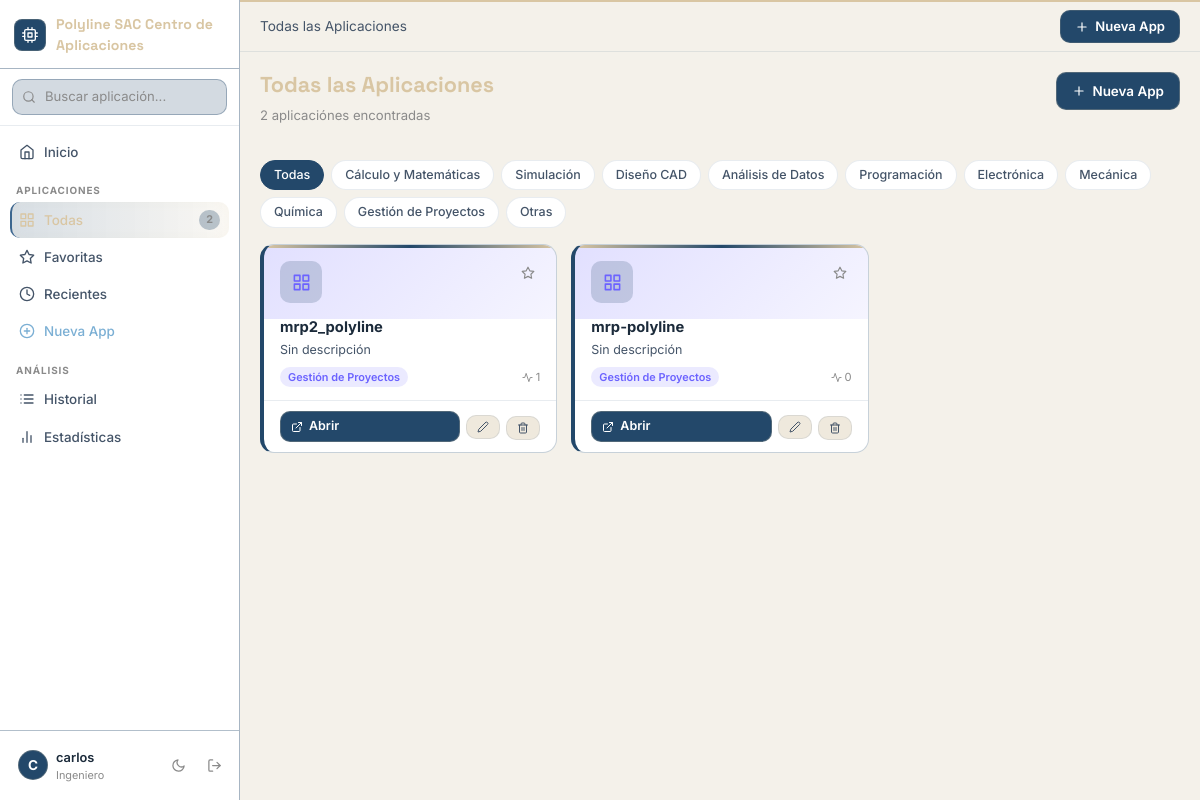
/apps (signed in), run on an earlier commit of the app's database.
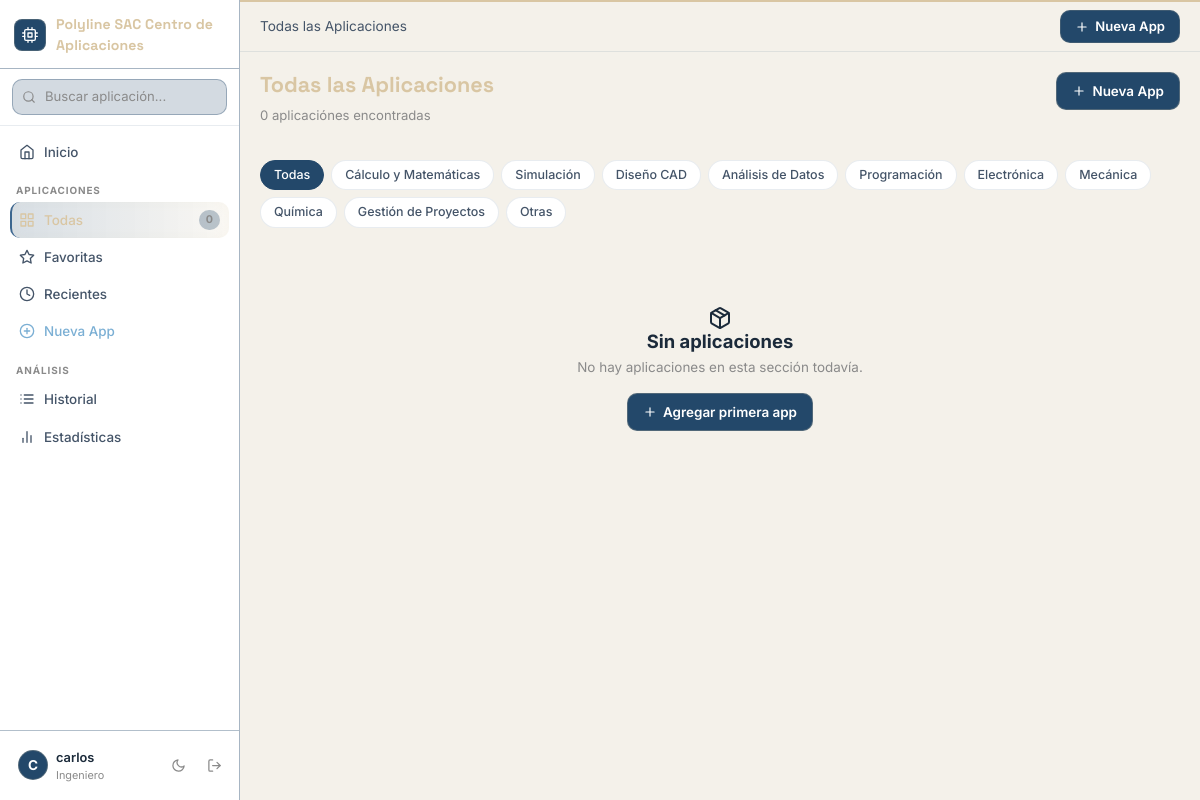
And on a later commit of the database.
### models/user.py (models this page shows, shortened)
class User(UserMixin, db.Model):
    __tablename__ = 'users'
    id = db.Column(db.Integer, primary_key=True)
    nombre = db.Column(db.String(100), nullable=False)
    correo = db.Column(db.String(150), unique=True, nullable=False)
    password_hash = db.Column(db.String(256), nullable=False)
    foto = db.Column(db.String(200), default='default_avatar.png')
    bio = db.Column(db.String(300), default='')
    fecha_registro = db.Column(db.DateTime, default=datetime.utcnow)
    applications = db.relationship('Application', backref='owner', lazy='dynamic', cascade='all, delete-orphan')
    history = db.relationship('History', backref='user', lazy='dynamic', cascade='all, delete-orphan')

### models/application.py (models this page shows, shortened)
class Application(db.Model):
    __tablename__ = 'applications'
    id = db.Column(db.Integer, primary_key=True)
    user_id = db.Column(db.Integer, db.ForeignKey('users.id'), nullable=False)
    nombre = db.Column(db.String(150), nullable=False)
    url = db.Column(db.String(500), nullable=False)
    descripcion = db.Column(db.Text, default='')
    categoria = db.Column(db.String(100), default='Otras')
    favorito = db.Column(db.Boolean, default=False)
    icono = db.Column(db.String(50), default='grid')
    color = db.Column(db.String(20), default='#6C63FF')
    fecha_creacion = db.Column(db.DateTime, default=datetime.utcnow)
    history = db.relationship('History', backref='application', lazy='dynamic', cascade='all, delete-orphan')
    @property
    def total_accesos(self):
        return self.history.count()

### routes/apps.py (the view)
@apps_bp.route('/apps')
@login_required
def list_apps():
    categoria = request.args.get('categoria', '')
    query = Application.query.filter_by(user_id=current_user.id)
    if categoria:
        query = query.filter_by(categoria=categoria)
    apps = query.order_by(Application.fecha_creacion.desc()).all()
    return render_template(
        'apps/list.html',
        apps=apps,
        categorias=CATEGORIAS,
        selected_cat=categoria,
        titulo='Todas las Aplicaciones'
    )

### app.py (called while the page is built)
def create_app():
    app = Flask(__name__)
    app.config.from_object(Config)
    db.init_app(app)
    login_manager = LoginManager()
    login_manager.init_app(app)
    login_manager.login_view = 'auth.login'
    login_manager.login_message = ''
    login_manager.login_message_category = 'warning'
    @login_manager.user_loader
    def load_user(user_id):
        return User.query.get(int(user_id))
    from routes.auth import auth_bp
    from routes.dashboard import dashboard_bp
    from routes.apps import apps_bp
    from routes.profile import profile_bp
    from routes.stats import stats_bp
    app.register_blueprint(auth_bp)
    app.register_blueprint(dashboard_bp)
    app.register_blueprint(apps_bp)
    app.register_blueprint(profile_bp)
    app.register_blueprint(stats_bp)
    with app.app_context():
        db.create_all()
    return app

### templates/apps/list.html (shortened to what this page needs)
{% extends 'base.html' %}
{% block breadcrumb %}<span>{{ titulo }}</span>{% endblock %}
{% block content %}
<div class="apps-page">
    <div class="page-header">
        <div>
            <h1 class="page-title">{{ titulo }}</h1>
            <p class="page-subtitle">{{ apps|length }} aplicación{{ 'es' if apps|length != 1 else '' }} encontrada{{ 's' if apps|length != 1 else '' }}</p>
        </div>
        <a href="{{ url_for('apps.new_app') }}" class="btn btn-accent">
            <i data-feather="plus"></i> Nueva App
        </a>
    </div>
    <div class="filter-bar">
        <div class="cat-filters">
            <a href="{{ url_for('apps.list_apps') }}" class="cat-chip {% if not selected_cat %}active{% endif %}">Todas</a>
            {% for cat in categorias %}
            <a href="{{ url_for('apps.list_apps', categoria=cat) }}" class="cat-chip {% if selected_cat == cat %}active{% endif %}">{{ cat }}</a>
            {% endfor %}
        </div>
    </div>
    {% if apps %}
    <div class="apps-grid" id="appsGrid">
        {% for app in apps %}
        <div class="app-card" data-name="{{ app.nombre }}" data-cat="{{ app.categoria }}">
            <div class="app-card-header" style="background: linear-gradient(135deg, {{ app.color }}33, {{ app.color }}11)">
                <div class="app-card-icon" style="color: {{ app.color }}">
                    <i data-feather="{{ app.icono }}"></i>
                </div>
                <div class="app-card-menu">
                    <button class="btn-icon fav-toggle" data-id="{{ app.id }}" title="{{ 'Quitar de favoritos' if app.favorito else 'Agregar a favoritos' }}">
                        <i data-feather="star" class="{{ 'filled' if app.favorito else '' }}"></i>
                    </button>
                </div>
            </div>
            <div class="app-card-body">
                <h3 class="app-card-name">{{ app.nombre }}</h3>
                <p class="app-card-desc">{{ app.descripcion or 'Sin descripción' }}</p>
                <div class="app-card-meta">
                    <span class="cat-badge" style="background: {{ app.color }}22; color: {{ app.color }}">{{ app.categoria }}</span>
                    <span class="access-count"><i data-feather="activity"></i> {{ app.total_accesos }}</span>
                </div>
            </div>
            <div class="app-card-footer">
                <a href="{{ url_for('apps.open_app', app_id=app.id) }}" target="_blank" class="btn btn-accent btn-sm flex-grow-1">
                    <i data-feather="external-link"></i> Abrir
                </a>
                <a href="{{ url_for('apps.edit_app', app_id=app.id) }}" class="btn btn-ghost btn-sm">
                    <i data-feather="edit-2"></i>
                </a>
                <form method="POST" action="{{ url_for('apps.delete_app', app_id=app.id) }}" onsubmit="return confirm('¿Eliminar «{{ app.nombre }}»?')">
                    <button type="submit" class="btn btn-ghost btn-sm btn-danger-ghost">
                        <i data-feather="trash-2"></i>
                    </button>
                </form>
            </div>
        </div>
        {% endfor %}
    </div>
    {% else %}
    <div class="empty-state">
        <div class="empty-icon"><i data-feather="package"></i></div>
        <h2>Sin aplicaciones</h2>
        <p>No hay aplicaciones en esta sección todavía.</p>
        <a href="{{ url_for('apps.new_app') }}" class="btn btn-accent">
            <i data-feather="plus"></i> Agregar primera app
        </a>
    </div>
    {% endif %}
</div>
{% endblock %}

### templates/base.html (shortened to what this page needs)
<!DOCTYPE html>
<html lang="es" data-theme="dark">
<head>
    <link href="https://cdn.jsdelivr.net/npm/bootstrap@5.3.0/dist/css/bootstrap.min.css" rel="stylesheet">
    <link rel="stylesheet" href="{{ url_for('static', filename='css/main.css') }}">
</head>
<body>
{% if current_user.is_authenticated %}
  <aside class="sidebar" id="sidebar">
    <div class="sb-brand">
      <div class="sb-logo-wrap">
        <div class="sb-logo"><i data-feather="cpu"></i></div>
        <span class="sb-name">Polyline SAC
          Centro de Aplicaciones</span>
      </div>
    </div>
    <div class="sb-search-wrap">
      <i data-feather="search" class="sb-search-ico"></i>
      <input type="text" id="globalSearch" placeholder="Buscar aplicación..." autocomplete="off">
    </div>
    <nav class="sb-nav">
      <a href="{{ url_for('dashboard.index') }}" class="sb-link {% if request.endpoint == 'dashboard.index' %}is-active{% endif %}">
        <i data-feather="home"></i><span>Inicio</span>
      </a>
      <p class="sb-section">Aplicaciones</p>
      <a href="{{ url_for('apps.list_apps') }}" class="sb-link {% if request.endpoint == 'apps.list_apps' %}is-active{% endif %}">
        <i data-feather="grid"></i><span>Todas</span>
        <span class="sb-pill">{{ current_user.applications.count() }}</span>
      </a>
      <a href="{{ url_for('apps.favorites') }}" class="sb-link {% if request.endpoint == 'apps.favorites' %}is-active{% endif %}">
        <i data-feather="star"></i><span>Favoritas</span>
      </a>
      <a href="{{ url_for('apps.recent') }}" class="sb-link {% if request.endpoint == 'apps.recent' %}is-active{% endif %}">
        <i data-feather="clock"></i><span>Recientes</span>
      </a>
      <a href="{{ url_for('apps.new_app') }}" class="sb-link sb-link--accent {% if request.endpoint == 'apps.new_app' %}is-active{% endif %}">
        <i data-feather="plus-circle"></i><span>Nueva App</span>
      </a>
      <p class="sb-section">Análisis</p>
      <a href="{{ url_for('stats.history') }}" class="sb-link {% if request.endpoint == 'stats.history' %}is-active{% endif %}">
        <i data-feather="list"></i><span>Historial</span>
      </a>
      <a href="{{ url_for('stats.stats') }}" class="sb-link {% if request.endpoint == 'stats.stats' %}is-active{% endif %}">
        <i data-feather="bar-chart-2"></i><span>Estadísticas</span>
      </a>
    </nav>
    <div class="sb-footer">
      <a href="{{ url_for('profile.profile') }}" class="sb-user {% if request.endpoint == 'profile.profile' %}is-active{% endif %}">
        <div class="sb-avatar">{{ current_user.nombre[0].upper() }}</div>
        <div class="sb-user-text">
          <span class="sb-user-name">{{ current_user.nombre }}</span>
          <span class="sb-user-role">Ingeniero</span>
        </div>
      </a>
      <button class="sb-icon-btn" id="themeToggle" title="Cambiar tema">
        <i data-feather="moon" id="themeIcon"></i>
      </button>
      <a href="{{ url_for('auth.logout') }}" class="sb-icon-btn sb-logout" title="Cerrar sesión">
        <i data-feather="log-out"></i>
      </a>
    </div>
  </aside>
  <div class="main-wrap" id="mainWrap">
    <header class="topbar">
      <div class="topbar-crumb">{% block breadcrumb %}{% endblock %}</div>
      <div class="topbar-right">
        <a href="{{ url_for('apps.new_app') }}" class="btn-top-accent">
          <i data-feather="plus"></i> Nueva App
        </a>
      </div>
    </header>
    <div class="page-body">
      {% block content %}{% endblock %}
    </div>
  </div>
{% else %}
  <div class="auth-shell">
    {% block auth_content %}{% endblock %}
  </div>
{% endif %}
</body>
</html>

What changed in the data, as far as the page shows it:
removed Application: favorito False (drawn), nombre "mrp2_polyline", descripcion "Sin descripción", categoria "Gestión de Proyectos", total_accesos "1"
removed Application: nombre "mrp-polyline", descripcion "Sin descripción", categoria "Gestión de Proyectos", total_accesos "0"
Also different on the page:
{{ current_user.applications.count() }}: "2" → "0"
{{ apps|length }}: "2" → "0"
text now shown: "Sin aplicaciones No hay aplicaciones en esta sección todavía. Agregar primera app"
